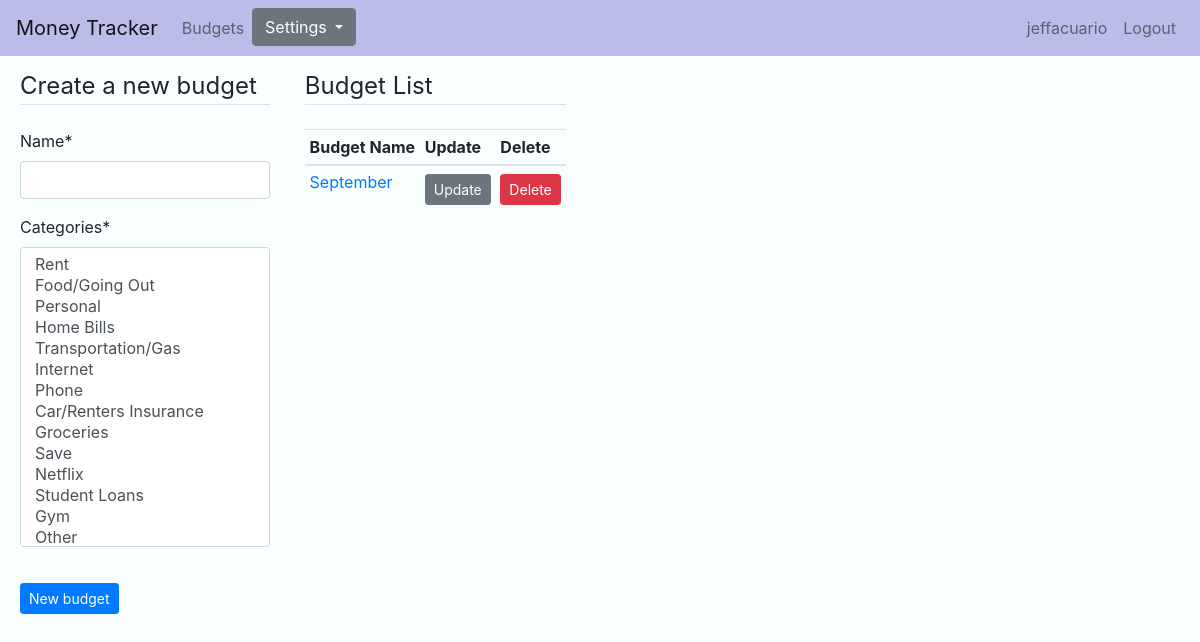
/budgets/ (signed in), run on an earlier commit of the app's database.
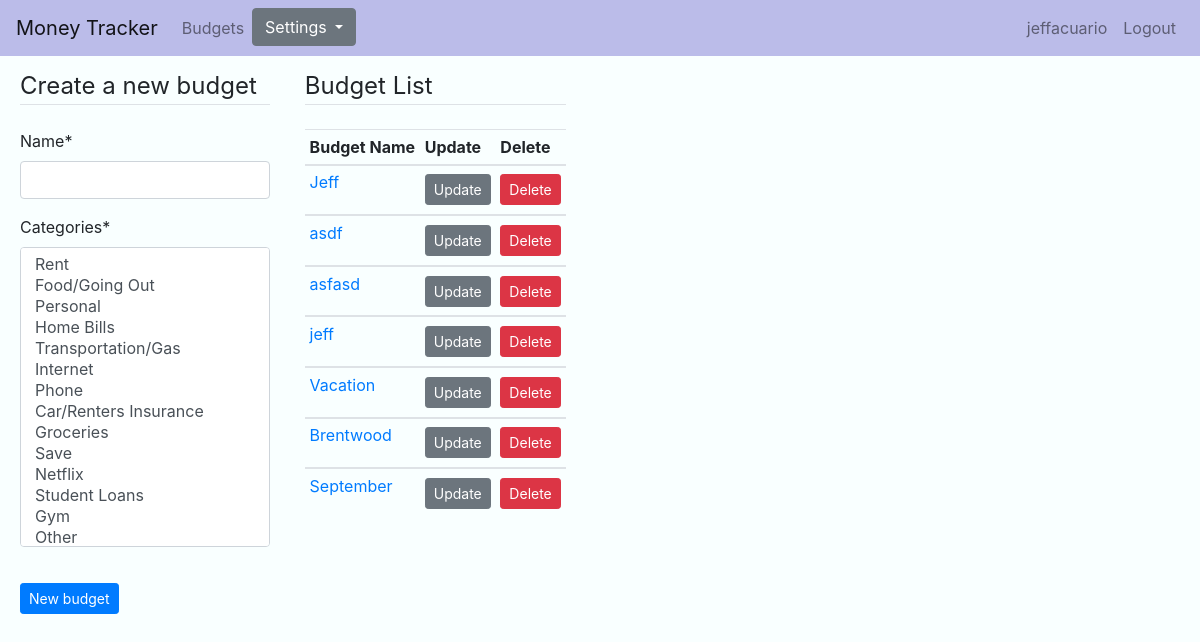
And on a later commit of the database.
### money/models.py (models this page shows, shortened)
class Budget(models.Model):
    date = models.DateTimeField(default=timezone.now)
    name = models.CharField(max_length=50, unique=True)
    categories = models.ManyToManyField(Category)
    class Meta:
        ordering = ['-date']

### money/views.py (the view, shortened to what this page needs)
# urls.py: path('budgets/', BudgetCreateView.as_view(), name='budgets-home'),
class BudgetCreateView(LoginRequiredMixin, CreateView):
    model = Budget
    fields = ['name', 'categories']
    success_url = '/budgets'
    def get_context_data(self, **kwargs):
        context = super(BudgetCreateView, self).get_context_data(**kwargs)
        context['budget_list'] = Budget.objects.all()
        return context

### money/models.py (called while the page is built)
    def __str__(self):
        return self.name

### money/templates/money/budget_form.html (shortened to what this page needs)
{% extends "money/base.html" %}
{% load crispy_forms_tags %}
{% block content %}
  <div class="pageContent budgetContent">
    <div class='content-section'>
        <form action="" method='POST'>
            <fieldset class="form-group">
                {% if form.name.value %}
                    <legend class="border-bottom mb-4">Edit Budget {{ form.name.value }}</legend>
                    {% else %}
                    <legend class="border-bottom mb-4">Create a new budget</legend>
                {% endif %}
                    {{ form | crispy}}
            </fieldset>
            <div class="form-group">
                {% if form.name.value %}
                    <button class="btn btn-primary btn-sm mt-1 mb-1" type="submit">Update budget</button>
                {% else %}
                    <button class="btn btn-primary btn-sm mt-1 mb-1" type="submit">New budget</button>
              {% endif %}
            </div>
        </form>
    </div>
    <div class='budgetTable'>
      <table class="table table-sm" id='budget_table'>
        <legend class="border-bottom mb-4">Budget List</legend>
          <thead>
            <tr>
              <th scope="col">Budget Name</th>
              <th scope="col">Update</th>
              <th scope="col">Delete</th>
            </tr>
          </thead>
          {% for item in budget_list %}
          <tbody>
          <tr>
              <td>
                <a href="{% url 'budgets-detail' item.id %}">
                  {{ item.name }}
                </a>
              </td>
              <td>
                <a class="btn btn-secondary btn-sm mt-1 mb-1" href="{% url 'budget-update' item.id %}">Update</a>
              </td>
              <td>
                <a class="confirmation btn btn-danger btn-sm mt-1 mb-1" href="{% url 'delete_budget' item.id %}">Delete</a>
              </td>
          </tr>
          </tbody>
          {% endfor %}
      </table>
    </div>
  </div>
{% endblock %}

What changed in the data, as far as the page shows it:
added Budget: name "Jeff"
added Budget: name "asdf"
added Budget: name "asfasd"
added Budget: name "jeff"
added Budget: name "Vacation"
added Budget: name "Brentwood"
